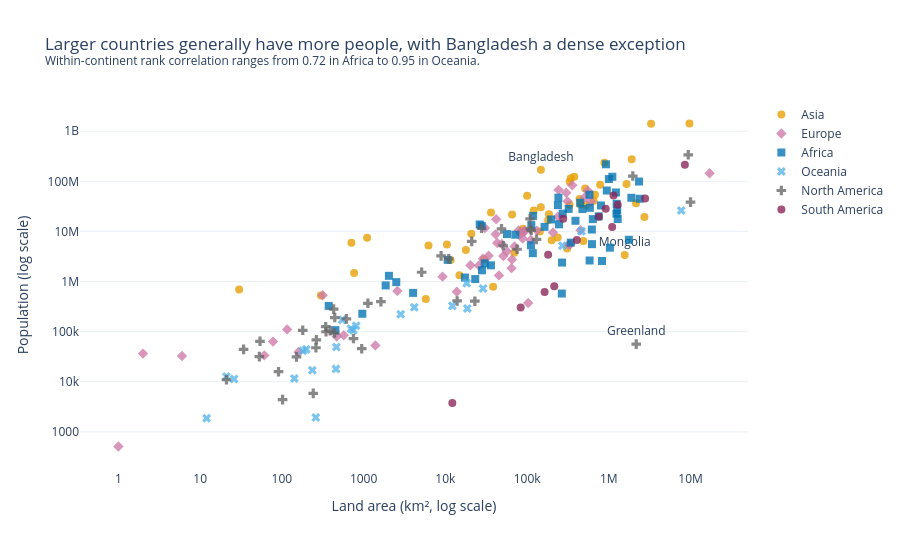

Notebook code for this chart:
### Markdown cell above
**Chart choice & justification:** *Which chart did you choose, and why? Justify design choices.

*ANSWER* - Scatter plot. Each dot is a country. Dots farther right mean more land, and dots higher up mean more people. I used this graph to see whether bigger countries usually have more people. Many do, but Mongolia has much more land than Bangladesh and far fewer people.

### Code cell
# Q3
# YOUR CODE HERE
# Q3 — Land area and population by continent
points = df.copy()
examples = ["Bangladesh", "Mongolia", "Greenland"]
points["Label"] = points["Country"].where(points["Country"].isin(examples), "")

# Spearman correlation compares the ranks of area and population within each continent.
rho = {
    continent: group["Area"].rank().corr(group["2022 Population"].rank())
    for continent, group in points.groupby("Continent")
}

fig = px.scatter(
    points, x="Area", y="2022 Population", log_x=True, log_y=True,
    color="Continent", symbol="Continent", color_discrete_map=palette,
    text="Label", hover_name="Country", hover_data={"Label": False},
    labels={"Area": "Land area (km², log scale)", "2022 Population": "Population (log scale)"},
    title="Larger countries generally have more people, with Bangladesh a dense exception"
          f"<br><sup>Within-continent rank correlation ranges from {min(rho.values()):.2f} "
          f"in {min(rho, key=rho.get)} to {max(rho.values()):.2f} in {max(rho, key=rho.get)}.</sup>",
)
fig.update_traces(marker_size=8, marker_opacity=0.78, textposition="top center")
fig.update_xaxes(showgrid=False)
fig.update_layout(height=550, legend_title_text=None)
fig.show()

### Figure 1 — Plotly figure (JSON) as saved in the notebook; plotly's stock layout.template omitted (floating-point values rounded to 4 significant figures)
{"data": [{"customdata": [[""], [""], [""], [""], ["Bangladesh"], [""], [""], [""], [""], [""], [""], [""], [""], [""], [""], [""], [""], [""], [""], [""], [""], [""], [""], [""], [""], [""], ["Mongolia"], [""], [""], [""], [""], [""], [""], [""], [""], [""], [""], [""], [""], [""], [""], [""], [""], [""], [""], [""], [""], [""], [""], [""]], "hovertemplate": "<b>%{hovertext}</b><br><br>Continent=Asia<br>Land area (km², log scale)=%{x}<br>Population (log scale)=%{y}<extra></extra>", "hovertext": ["Afghanistan", "Armenia", "Azerbaijan", "Bahrain", "Bangladesh", "Bhutan", "Brunei", "Cambodia", "China", "Georgia", "Hong Kong", "India", "Indonesia", "Iran", "Iraq", "Israel", "Japan", "Jordan", "Kazakhstan", "Kuwait", "Kyrgyzstan", "Laos", "Lebanon", "Macau", "Malaysia", "Maldives", "Mongolia", "Myanmar", "Nepal", "North Korea", "Oman", "Pakistan", "Palestine", "Philippines", "Qatar", "Saudi Arabia", "Singapore", "South Korea", "Sri Lanka", "Syria", "Taiwan", "Tajikistan", "Thailand", "Timor-Leste", "Turkey", "Turkmenistan", "United Arab Emirates", "Uzbekistan", "Vietnam", "Yemen"], "legendgroup": "Asia", "marker": {"color": "#E69F00", "opacity": 0.78, "size": 8, "symbol": "circle"}, "mode": "markers+text", "name": "Asia", "orientation": "v", "showlegend": true, "text": ["", "", "", "", "Bangladesh", "", "", "", "", "", "", "", "", "", "", "", "", "", "", "", "", "", "", "", "", "", "Mongolia", "", "", "", "", "", "", "", "", "", "", "", "", "", "", "", "", "", "", "", "", "", "", ""], "textposition": "top center", "type": "scatter", "x": [652230, 29743, 86600, 765, 147570, 38394, 5765, 181035, 9706961, 69700, 1104, 3287590, 1904569, 1648195, 438317, 20770, 377930, 89342, 2724900, 17818, 199951, 236800, 10452, 30, 330803, 300, 1564110, 676578, 147181, 120538, 309500, 881912, 6220, 342353, 11586, 2149690, 710, 100210, 65610, 185180, 36193, 143100, 513120, 14874, 783562, 488100, 83600, 447400, 331212, 527968], "xaxis": "x", "y": [41128771, 2780469, 10358074, 1472233, 171186372, 782455, 449002, 16767842, 1425887337, 3744385, 7488865, 1417173173, 275501339, 88550570, 44496122, 9038309, 123951692, 11285869, 19397998, 4268873, 6630623, 7529475, 5489739, 695168, 33938221, 523787, 3398366, 54179306, 30547580, 26069416, 4576298, 235824862, 5250072, 115559009, 2695122, 36408820, 5975689, 51815810, 21832143, 22125249, 23893394, 9952787, 71697030, 1341296, 85341241, 6430770, 9441129, 34627652, 98186856, 33696614], "yaxis": "y"}, {"customdata": [[""], [""], [""], [""], [""], [""], [""], [""], [""], [""], [""], [""], [""], [""], [""], [""], [""], [""], [""], [""], [""], [""], [""], [""], [""], [""], [""], [""], [""], [""], [""], [""], [""], [""], [""], [""], [""], [""], [""], [""], [""], [""], [""], [""], [""], [""], [""], [""], [""], [""]], "hovertemplate": "<b>%{hovertext}</b><br><br>Continent=Europe<br>Land area (km², log scale)=%{x}<br>Population (log scale)=%{y}<extra></extra>", "hovertext": ["Albania", "Andorra", "Austria", "Belarus", "Belgium", "Bosnia and Herzegovina", "Bulgaria", "Croatia", "Cyprus", "Czech Republic", "Denmark", "Estonia", "Faroe Islands", "Finland", "France", "Germany", "Gibraltar", "Greece", "Guernsey", "Hungary", "Iceland", "Ireland", "Isle of Man", "Italy", "Jersey", "Latvia", "Liechtenstein", "Lithuania", "Luxembourg", "Malta", "Moldova", "Monaco", "Montenegro", "Netherlands", "North Macedonia", "Norway", "Poland", "Portugal", "Romania", "Russia", "San Marino", "Serbia", "Slovakia", "Slovenia", "Spain", "Sweden", "Switzerland", "Ukraine", "United Kingdom", "Vatican City"], "legendgroup": "Europe", "marker": {"color": "#CC79A7", "opacity": 0.78, "size": 8, "symbol": "diamond"}, "mode": "markers+text", "name": "Europe", "orientation": "v", "showlegend": true, "text": ["", "", "", "", "", "", "", "", "", "", "", "", "", "", "", "", "", "", "", "", "", "", "", "", "", "", "", "", "", "", "", "", "", "", "", "", "", "", "", "", "", "", "", "", "", "", "", "", "", ""], "textposition": "top center", "type": "scatter", "x": [28748, 468, 83871, 207600, 30528, 51209, 110879, 56594, 9251, 78865, 43094, 45227, 1393, 338424, 551695, 357114, 6, 131990, 78, 93028, 103000, 70273, 572, 301336, 116, 64559, 160, 65300, 2586, 316, 33846, 2, 13812, 41850, 25713, 323802, 312679, 92090, 238391, 17098242, 61, 88361, 49037, 20273, 505992, 450295, 41284, 603500, 242900, 1], "xaxis": "x", "y": [2842321, 79824, 8939617, 9534954, 11655930, 3233526, 6781953, 4030358, 1251488, 10493986, 5882261, 1326062, 53090, 5540745, 64626628, 83369843, 32649, 10384971, 63301, 9967308, 372899, 5023109, 84519, 59037474, 110778, 1850651, 39327, 2750055, 647599, 533286, 3272996, 36469, 627082, 17564014, 2093599, 5434319, 39857145, 10270865, 19659267, 144713314, 33660, 7221365, 5643453, 2119844, 47558630, 10549347, 8740472, 39701739, 67508936, 510], "yaxis": "y"}, {"customdata": [[""], [""], [""], [""], [""], [""], [""], [""], [""], [""], [""], [""], [""], [""], [""], [""], [""], [""], [""], [""], [""], [""], [""], [""], [""], [""], [""], [""], [""], [""], [""], [""], [""], [""], [""], [""], [""], [""], [""], [""], [""], [""], [""], [""], [""], [""], [""], [""], [""], [""], [""], [""], [""], [""], [""], [""], [""]], "hovertemplate": "<b>%{hovertext}</b><br><br>Continent=Africa<br>Land area (km², log scale)=%{x}<br>Population (log scale)=%{y}<extra></extra>", "hovertext": ["Algeria", "Angola", "Benin", "Botswana", "Burkina Faso", "Burundi", "Cameroon", "Cape Verde", "Central African Republic", "Chad", "Comoros", "Djibouti", "DR Congo", "Egypt", "Equatorial Guinea", "Eritrea", "Eswatini", "Ethiopia", "Gabon", "Gambia", "Ghana", "Guinea", "Guinea-Bissau", "Ivory Coast", "Kenya", "Lesotho", "Liberia", "Libya", "Madagascar", "Malawi", "Mali", "Mauritania", "Mauritius", "Mayotte", "Morocco", "Mozambique", "Namibia", "Niger", "Nigeria", "Republic of the Congo", "Reunion", "Rwanda", "Sao Tome and Principe", "Senegal", "Seychelles", "Sierra Leone", "Somalia", "South Africa", "South Sudan", "Sudan", "Tanzania", "Togo", "Tunisia", "Uganda", "Western Sahara", "Zambia", "Zimbabwe"], "legendgroup": "Africa", "marker": {"color": "#0072B2", "opacity": 0.78, "size": 8, "symbol": "square"}, "mode": "markers+text", "name": "Africa", "orientation": "v", "showlegend": true, "text": ["", "", "", "", "", "", "", "", "", "", "", "", "", "", "", "", "", "", "", "", "", "", "", "", "", "", "", "", "", "", "", "", "", "", "", "", "", "", "", "", "", "", "", "", "", "", "", "", "", "", "", "", "", "", "", "", ""], "textposition": "top center", "type": "scatter", "x": [2381741, 1246700, 112622, 582000, 272967, 27834, 475442, 4033, 622984, 1284000, 1862, 23200, 2344858, 1002450, 28051, 117600, 17364, 1104300, 267668, 10689, 238533, 245857, 36125, 322463, 580367, 30355, 111369, 1759540, 587041, 118484, 1240192, 1030700, 2040, 374, 446550, 801590, 825615, 1267000, 923768, 342000, 2511, 26338, 964, 196722, 452, 71740, 637657, 1221037, 619745, 1886068, 945087, 56785, 163610, 241550, 266000, 752612, 390757], "xaxis": "x", "y": [44903225, 35588987, 13352864, 2630296, 22673762, 12889576, 27914536, 593149, 5579144, 17723315, 836774, 1120849, 99010212, 110990103, 1674908, 3684032, 1201670, 123379924, 2388992, 2705992, 33475870, 13859341, 2105566, 28160542, 54027487, 2305825, 5302681, 6812341, 29611714, 20405317, 22593590, 4736139, 1299469, 326101, 37457971, 32969517, 2567012, 26207977, 218541212, 5970424, 974052, 13776698, 227380, 17316449, 107118, 8605718, 17597511, 59893885, 10913164, 46874204, 65497748, 8848699, 12356117, 47249585, 575986, 20017675, 16320537], "yaxis": "y"}, {"customdata": [[""], [""], [""], [""], [""], [""], [""], [""], [""], [""], [""], [""], [""], [""], [""], [""], [""], [""], [""], [""], [""], [""], [""]], "hovertemplate": "<b>%{hovertext}</b><br><br>Continent=Oceania<br>Land area (km², log scale)=%{x}<br>Population (log scale)=%{y}<extra></extra>", "hovertext": ["American Samoa", "Australia", "Cook Islands", "Fiji", "French Polynesia", "Guam", "Kiribati", "Marshall Islands", "Micronesia", "Nauru", "New Caledonia", "New Zealand", "Niue", "Northern Mariana Islands", "Palau", "Papua New Guinea", "Samoa", "Solomon Islands", "Tokelau", "Tonga", "Tuvalu", "Vanuatu", "Wallis and Futuna"], "legendgroup": "Oceania", "marker": {"color": "#56B4E9", "opacity": 0.78, "size": 8, "symbol": "x"}, "mode": "markers+text", "name": "Oceania", "orientation": "v", "showlegend": true, "text": ["", "", "", "", "", "", "", "", "", "", "", "", "", "", "", "", "", "", "", "", "", "", ""], "textposition": "top center", "type": "scatter", "x": [199, 7692024, 236, 18272, 4167, 549, 811, 181, 702, 21, 18575, 270467, 260, 464, 459, 462840, 2842, 28896, 12, 747, 26, 12189, 142], "xaxis": "x", "y": [44273, 26177413, 17011, 929766, 306279, 171774, 131232, 41569, 114164, 12668, 289950, 5185288, 1934, 49551, 18055, 10142619, 222382, 724273, 1871, 106858, 11312, 326740, 11572], "yaxis": "y"}, {"customdata": [[""], [""], [""], [""], [""], [""], [""], [""], [""], [""], [""], [""], [""], [""], [""], [""], ["Greenland"], [""], [""], [""], [""], [""], [""], [""], [""], [""], [""], [""], [""], [""], [""], [""], [""], [""], [""], [""], [""], [""], [""], [""]], "hovertemplate": "<b>%{hovertext}</b><br><br>Continent=North America<br>Land area (km², log scale)=%{x}<br>Population (log scale)=%{y}<extra></extra>", "hovertext": ["Anguilla", "Antigua and Barbuda", "Aruba", "Bahamas", "Barbados", "Belize", "Bermuda", "British Virgin Islands", "Canada", "Cayman Islands", "Costa Rica", "Cuba", "Curacao", "Dominica", "Dominican Republic", "El Salvador", "Greenland", "Grenada", "Guadeloupe", "Guatemala", "Haiti", "Honduras", "Jamaica", "Martinique", "Mexico", "Montserrat", "Nicaragua", "Panama", "Puerto Rico", "Saint Barthelemy", "Saint Kitts and Nevis", "Saint Lucia", "Saint Martin", "Saint Pierre and Miquelon", "Saint Vincent and the Grenadines", "Sint Maarten", "Trinidad and Tobago", "Turks and Caicos Islands", "United States", "United States Virgin Islands"], "legendgroup": "North America", "marker": {"color": "#666666", "opacity": 0.78, "size": 8, "symbol": "cross"}, "mode": "markers+text", "name": "North America", "orientation": "v", "showlegend": true, "text": ["", "", "", "", "", "", "", "", "", "", "", "", "", "", "", "", "Greenland", "", "", "", "", "", "", "", "", "", "", "", "", "", "", "", "", "", "", "", "", "", "", ""], "textposition": "top center", "type": "scatter", "x": [91, 442, 180, 13943, 430, 22966, 54, 151, 9984670, 264, 51100, 109884, 444, 751, 48671, 21041, 2166086, 344, 1628, 108889, 27750, 112492, 10991, 1128, 1964375, 102, 130373, 75417, 8870, 21, 261, 616, 53, 242, 389, 34, 5130, 948, 9372610, 347], "xaxis": "x", "y": [15857, 93763, 106445, 409984, 281635, 405272, 64184, 31305, 38454327, 68706, 5180829, 11212191, 191163, 72737, 11228821, 6336392, 56466, 125438, 395752, 17843908, 11584996, 10432860, 2827377, 367507, 127504125, 4390, 6948392, 4408581, 3252407, 10967, 47657, 179857, 31791, 5862, 103948, 44175, 1531044, 45703, 338289857, 99465], "yaxis": "y"}, {"customdata": [[""], [""], [""], [""], [""], [""], [""], [""], [""], [""], [""], [""], [""], [""]], "hovertemplate": "<b>%{hovertext}</b><br><br>Continent=South America<br>Land area (km², log scale)=%{x}<br>Population (log scale)=%{y}<extra></extra>", "hovertext": ["Argentina", "Bolivia", "Brazil", "Chile", "Colombia", "Ecuador", "Falkland Islands", "French Guiana", "Guyana", "Paraguay", "Peru", "Suriname", "Uruguay", "Venezuela"], "legendgroup": "South America", "marker": {"color": "#882255", "opacity": 0.78, "size": 8, "symbol": "circle"}, "mode": "markers+text", "name": "South America", "orientation": "v", "showlegend": true, "text": ["", "", "", "", "", "", "", "", "", "", "", "", "", ""], "textposition": "top center", "type": "scatter", "x": [2780400, 1098581, 8515767, 756102, 1141748, 276841, 12173, 83534, 214969, 406752, 1285216, 163820, 181034, 916445], "xaxis": "x", "y": [45510318, 12224110, 215313498, 19603733, 51874024, 18001000, 3780, 304557, 808726, 6780744, 34049588, 618040, 3422794, 28301696], "yaxis": "y"}], "layout": {"height": 550, "legend": {"title": {}, "tracegroupgap": 0}, "title": {"text": "Larger countries generally have more people, with Bangladesh a dense exception<br><sup>Within-continent rank correlation ranges from 0.72 in Africa to 0.95 in Oceania.</sup>"}, "xaxis": {"anchor": "y", "domain": [0, 1], "showgrid": false, "title": {"text": "Land area (km², log scale)"}, "type": "log"}, "yaxis": {"anchor": "x", "domain": [0, 1], "title": {"text": "Population (log scale)"}, "type": "log"}}}
